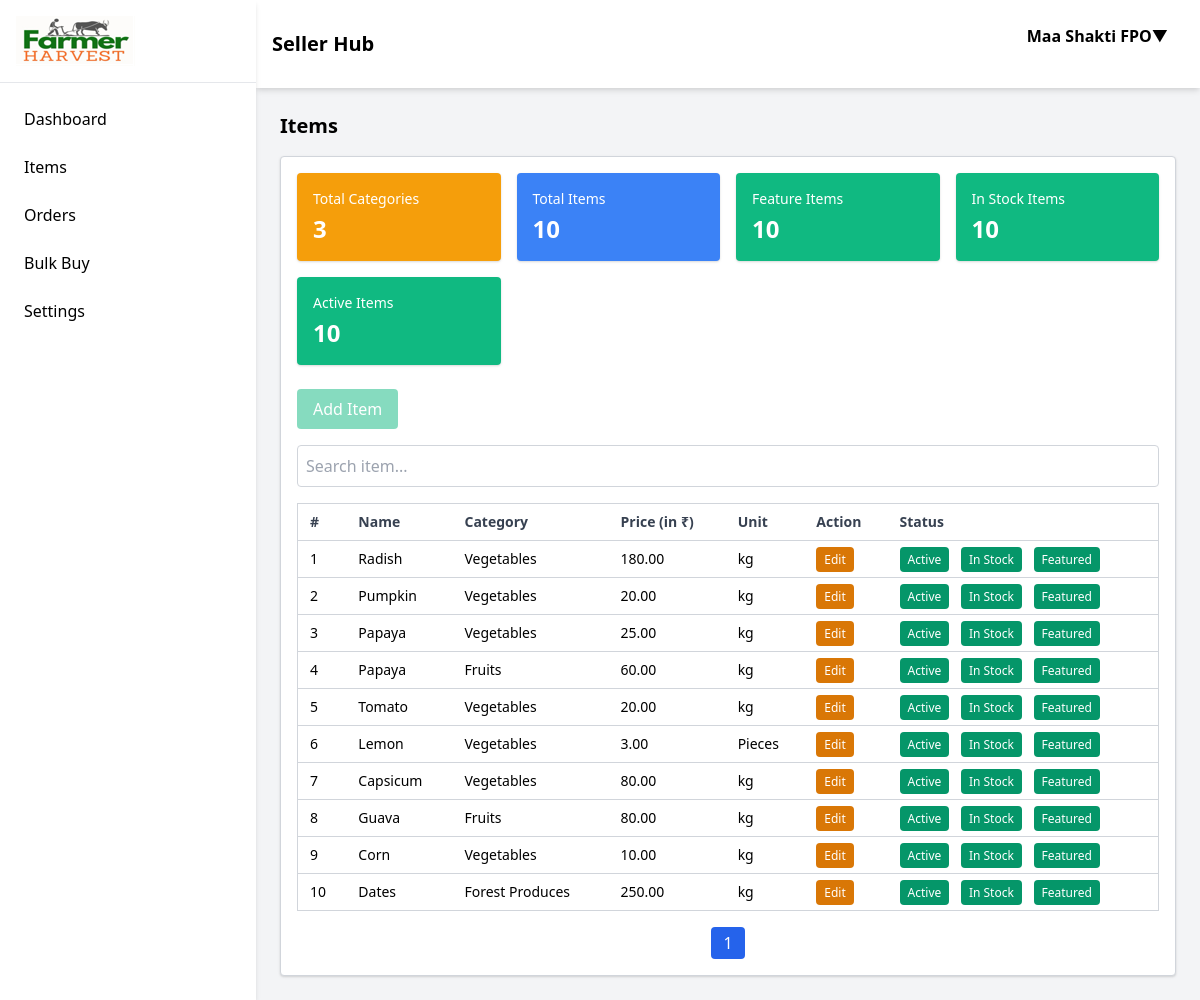
The app's page /accounts/items/ (signed in) with its own data.
### omsapp/models.py (models this page shows, shortened)
class CustomUser(AbstractUser):
    id=AutoField(primary_key=True)
    """"Basic details"""
    userType = CharField(max_length=20, choices=USERTYPES)
    first_name = CharField(max_length=50)#name
    last_name = CharField(max_length=50)#displayname
    org_name=CharField(max_length=50, default='', blank=True)#business name
    email = EmailField(max_length=50, default='', blank=True)#not mandatory
    phone = CharField(max_length=12, unique=True)
    phone1 = CharField(max_length=12, default='', blank=True)
    gstin = CharField(max_length=15, default='', blank=True)
    supply_place = CharField(max_length=70, choices=STATES)
    gst_tmt = CharField(max_length=20, choices=GST_TREATMENT)#gst treatment
    """Billing Address"""
    userAddress = CharField(max_length=200)
    userCity = CharField(max_length=50)
    userState = CharField(max_length=20, choices=STATES)
    pinCode = CharField(max_length=6)
    """Shipping Address"""
    userAddress1 = CharField(max_length=200)
    userCity1 = CharField(max_length=50)
    userState1 = CharField(max_length=20, choices=STATES)
    pinCode1 = CharField(max_length=6)
    userNote = CharField(max_length=300, default='', blank=True)#remarks from user
    """Account attributes"""
    password = CharField(max_length=20, default='Admin@1234')
    userApproved = BooleanField(null=True)
    approvedOn = DateField(null=True)
    isActive=BooleanField(null=True)
    activatedOn=DateField(null=True)
    deactivateRemark = CharField(max_length=100, null=True,blank=True)
    bill_address_lat = FloatField(null=True, blank=True)
    bill_address_long = FloatField(null=True, blank=True)
    ship_address_lat = FloatField(null=True, blank=True)
    ship_address_long = FloatField(null=True, blank=True)
    USERNAME_FIELD = 'phone'
    REQUIRED_FIELDS=['first_name']

class Item(Model):
    itemID = AutoField(primary_key=True)
    itemName = CharField(max_length=200)
    itemType = CharField(max_length=20, default='')
    itemCat = CharField(max_length=200)
    itemSku = CharField(max_length=20, default='')
    itemHSNCode= CharField(max_length=15, default='')
    itemUnit = CharField(max_length=200)
    itemTaxPref=CharField(max_length=10, default='')
    itemTaxRate=CharField(max_length=10, default='')
    itemCostPrice=DecimalField(max_digits=10, decimal_places=2, default=0)
    itemPrice = DecimalField(max_digits=10, decimal_places=2)
    itemImg = ImageField(upload_to='static/')
    itemActive = BooleanField(default=True)
    itemInStock = BooleanField(default=True)
    stockValue = IntegerField(default=0)
    marketType = CharField(max_length=20, default='All')
    featureItem = BooleanField(default=True)
    itemDesc = CharField(max_length=200, default='')
    userID = ForeignKey(CustomUser, on_delete=CASCADE, related_name='user')

### omsapp/views.py (the view)
# urls.py: path('items/', views.item_list, name='item_list'),
def item_list(request):
    login_user_id = request.user.pk
    if request.user.is_authenticated:
        user_name = request.user.last_name
        user_approved=request.user.userApproved
        """if the user is not an FPO then the page should not be displayed"""
        if request.user.userType != '1':
            return redirect('index')
    else:
        user_name = 'Guest!'
        user_approved=''
    if login_user_id is not None:
        items = Item.objects.filter(userID_id = login_user_id)
    else:
        items = Item.objects.all()
    form = ItemForm()
    total_items = Item.objects.filter(userID_id=request.user.pk)#total items placed by the vendor/FPO
    total_featured_items = Item.objects.filter(userID_id=request.user.pk, featureItem=True).__len__()#featured items as set by the FPO
    total_item_categories = Item.objects.filter(userID_id=request.user.pk).values('itemCat').distinct().__len__()#distinct categories of items stored by the FPO
    total_instock_items = Item.objects.filter(userID_id=request.user.pk, itemInStock=True).__len__()#total in stock of items stored by the FPO
    total_active_items = Item.objects.filter(userID_id=request.user.pk, itemActive=True).__len__()#distinct categories of items stored by the FPO
    item_list_context = {
        'items': items,
        'form': form,
        'login_user':user_name,
        'user_approved':user_approved,
        'total_items':total_items,
        'total_featured_items':total_featured_items,
        'total_item_categories':total_item_categories,
        'total_instock_items':total_instock_items,
        'total_active_items':total_active_items
    }
    return render(request, 'item_list.html', context=item_list_context)

### omsapp/templates/item_list.html
{% extends 'admin-console.html' %}
{% load static %}
{% block item_list %}
<h2 class="text-xl font-semibold mb-4">Items</h2>
<div class="bg-white p-4 shadow rounded border border-gray-300">
    <div class="grid grid-cols-2 md:grid-cols-4 gap-4">
        <div class="bg-yellow-500 text-white p-4 rounded shadow">
            <h3 class="text-sm">Total Categories</h3>
            <p class="text-2xl font-semibold mt-1">{{total_item_categories}}</p>
        </div>
        <div class="bg-blue-500 text-white p-4 rounded shadow">
            <h3 class="text-sm">Total Items</h3>
            <p class="text-2xl font-semibold mt-1">{{total_items|length}}</p>
        </div>
        <div class="bg-green-500 text-white p-4 rounded shadow">
            <h3 class="text-sm">Feature Items</h3>
            <p class="text-2xl font-semibold mt-1">{{total_featured_items}}</p>
        </div>
        <div class="bg-green-500 text-white p-4 rounded shadow">
            <h3 class="text-sm">In Stock Items</h3>
            <p class="text-2xl font-semibold mt-1">{{total_instock_items}}</p>
        </div>
        <div class="bg-green-500 text-white p-4 rounded shadow">
            <h3 class="text-sm">Active Items</h3>
            <p class="text-2xl font-semibold mt-1">{{total_active_items}}</p>
        </div>
    </div>
    <br>
    <div class="flex justify-between items-center mb-4">
        {% if user_approved %}
        <a href="{% url 'item_entry' %}" class="bg-green-500 text-white px-4 py-2 rounded hover:bg-green-600">Add Item</a>
        {% else %}
        <a href="#" class="bg-green-500 text-white px-4 py-2 rounded hover:bg-green-600 disabled-inputs">Add Item</a>
        {% endif %}
    </div>
    <div class="mb-4">
        <input type="text" id="itemSearch" onkeyup="searchItems()" placeholder="Search item..." class="w-full p-2 rounded border border-gray-300 focus:outline-none">
    </div>
    <table id="itemTable" class="w-full text-left text-sm border border-gray-300 bg-white">
        <thead class="text-gray-700 border-b border-gray-300">
        <tr>
            <th class="py-2 px-3 cursor-pointer" onclick="sortTable(0, 'itemTable')">#</th>
            <th class="py-2 px-3 cursor-pointer" onclick="sortTable(1, 'itemTable')">Name</th>
            <th class="py-2 px-3 cursor-pointer" onclick="sortTable(2, 'itemTable')">Category</th>
            <th class="py-2 px-3 cursor-pointer" onclick="sortTable(3, 'itemTable')">Price (in ₹)</th>
            <th class="py-2 px-3 cursor-pointer" onclick="sortTable(4, 'itemTable')">Unit</th>
            <th class="py-2 px-3 cursor-pointer" onclick="sortTable(5, 'itemTable')">Action</th>
            <th class="py-2 px-3">Status</th>
        </tr>
        </thead>
        <tbody>
        {% for item in total_items %}
        <tr class="border-b border-gray-300 hover:bg-gray-100">
            <td class="py-2 px-3">{{forloop.counter}}</td>
            <td class="py-2 px-3">{{item.itemName}}</td>
            <td class="py-2 px-3">{{item.itemCat}}</td>
            <td class="py-2 px-3">{{item.itemPrice}}</td>
            <td class="py-2 px-3">{{item.itemUnit}}</td>
            <td class="py-2 px-3">
            <a href="{% url 'edit_item' item.itemID %}" class="px-2 py-1 text-xs rounded bg-yellow-600 text-white" data-bs-toggle="tooltip" data-bs-placement="bottom" data-bs-custom-class="custom-tooltip" data-bs-title="Edit {{item.itemName}}">
                Edit
            </a>
            </td>
            <td class="py-2 px-3 space-x-2">
            {% if item.itemActive %}
            <a class="px-2 py-1 text-xs rounded bg-green-600 text-white" href="{% url 'change_item_status' item.itemID %}">Active</a>
            {% else %}
            <a class="px-2 py-1 text-xs rounded bg-red-600 text-white" href="{% url 'change_item_status' item.itemID %}">Inactive</a>
            {% endif %}
            {% if item.itemInStock %}
            <a class="px-2 py-1 text-xs rounded bg-green-600 text-white" href="{% url 'change_item_stock' item.itemID %}">In Stock</a>
            {% else %}
            <a class="px-2 py-1 text-xs rounded bg-red-600 text-white" href="{% url 'change_item_stock' item.itemID %}">Stock Out</a>
            {% endif %}
            {% if item.featureItem %}
            <a class="px-2 py-1 text-xs rounded bg-green-600 text-white" href="{% url 'change_item_feature' item.itemID %}">Featured</a>
            {% else %}
            <a class="px-2 py-1 text-xs rounded bg-red-600 text-white" href="{% url 'change_item_feature' item.itemID %}">Featured Out</a>
            {% endif %}
            </td>
        </tr>
        {% endfor %}
        </tbody>
    </table>
    <div id="pagination" class="mt-4 flex justify-center"></div>
</div>
{% endblock %}

### omsapp/templates/admin-console.html (shortened to what this page needs)
{% load static %}
<!DOCTYPE html>
<html lang="en">
  <head>
    <link href="https://cdn.jsdelivr.net/npm/tailwindcss@2.2.19/dist/tailwind.min.css" rel="stylesheet">
  </head>
  <body class="bg-gray-100 font-sans">
    <div id="main-wrapper" class="flex h-screen overflow-y-auto">
      <div id="sidebar" class="fixed md:relative z-40 w-64 bg-white shadow-md sidebar-transition transform -translate-x-full md:translate-x-0 md:block h-full">
        <div class="p-4 text-lg font-bold border-b">
          <a href="{% url 'index' %}"><img src="{% static 'img/logo.png' %}" alt=""></a>
        </div>
        {% if user.userType == '1' %}
        <nav class="p-4 space-y-2">
          <a href="{% url 'dashboard' %}" class="block p-2 hover:bg-green-100 rounded">Dashboard</a>
          <a href="{% url 'item_list' %}" class="block p-2 hover:bg-green-100 rounded">Items</a>
          <a href="{% url 'receivedorders' %}" class="block p-2 hover:bg-green-100 rounded">Orders</a>
          <a href="{% url 'bulk-buy-supply' %}" class="block p-2 hover:bg-green-100 rounded">Bulk Buy</a>
          <a href="{% url 'user-form' %}" class="block p-2 hover:bg-green-100 rounded">Settings</a>
        </nav>
        {% elif user.userType == '0'%}
        <nav class="p-4 space-y-2">
          <a href="{% url 'user-form' %}" class="block p-2 hover:bg-green-100 rounded">Settings</a>
          <a href="{% url 'admin-master' %}" class="block p-2 hover:bg-green-100 rounded">Admin Master</a>
        </nav>
        {% else %}
        <nav class="p-4 space-y-2">
          <a href="{% url 'user-form' %}" class="block p-2 hover:bg-green-100 rounded">Settings</a>
        </nav>
        {% endif %}
      </div>
      <div class="flex-1 flex flex-col">
      <header class="bg-white shadow-md p-4 flex justify-between items-center">
        <h1 class="text-xl font-bold">
          {% if user.userType == '1' %}
          Seller Hub
          {% else %}
          My Profile
          {% endif %}
        </h1>
        <div class="flex items-center space-x-4">
          <div class="flex flex-wrap items-center gap-2 mb-4">
            <div class="relative inline-block text-left">
              <button id="dropdownBtn" onclick="toggleDropdown()" class="bg-white-600 text-black px-4 py-2 rounded hover:bg-green-100">
                <strong>{{login_user}}</strong>▼
              </button>
            </div>
          </div>
        </div>
      </header>
        <div class="p-6 overflow-y-auto flex-1">
          <section id="products">
            {% block item_list %}{% endblock %}
          </section>
        </div>
      </div>
    </div>
  </body>
</html>

### omsapp/templates/admin-console.html (style rules this page uses)
.sidebar-transition { transition: transform 0.3s ease-in-out; }
.disabled-inputs { pointer-events: none; opacity: 0.5; }

### records on screen
CustomUser: last_name "Maa Shakti FPO"
Item: itemName "Radish", itemCat "Vegetables", itemPrice "180.00", itemUnit "kg", itemActive "Active", itemInStock "In Stock", featureItem "Featured"
Item: itemName "Pumpkin", itemCat "Vegetables", itemPrice "20.00", itemUnit "kg", itemActive "Active", itemInStock "In Stock", featureItem "Featured"
Item: itemName "Papaya", itemCat "Vegetables", itemPrice "25.00", itemUnit "kg", itemActive "Active", itemInStock "In Stock", featureItem "Featured"
Item: itemName "Papaya", itemCat "Fruits", itemPrice "60.00", itemUnit "kg", itemActive "Active", itemInStock "In Stock", featureItem "Featured"
Item: itemName "Tomato", itemCat "Vegetables", itemPrice "20.00", itemUnit "kg", itemActive "Active", itemInStock "In Stock", featureItem "Featured"
Item: itemName "Lemon", itemCat "Vegetables", itemPrice "3.00", itemUnit "Pieces", itemActive "Active", itemInStock "In Stock", featureItem "Featured"
Item: itemName "Capsicum", itemCat "Vegetables", itemPrice "80.00", itemUnit "kg", itemActive "Active", itemInStock "In Stock", featureItem "Featured"
Item: itemName "Guava", itemCat "Fruits", itemPrice "80.00", itemUnit "kg", itemActive "Active", itemInStock "In Stock", featureItem "Featured"
Item: itemName "Corn", itemCat "Vegetables", itemPrice "10.00", itemUnit "kg", itemActive "Active", itemInStock "In Stock", featureItem "Featured"
Item: itemName "Dates", itemCat "Forest Produces", itemPrice "250.00", itemUnit "kg", itemActive "Active", itemInStock "In Stock", featureItem "Featured"

### other values on screen
{{ total_item_categories }} "3"
{{ total_items|length }} "10"
{{ total_featured_items }} "10"
{{ total_instock_items }} "10"
{{ total_active_items }} "10"
